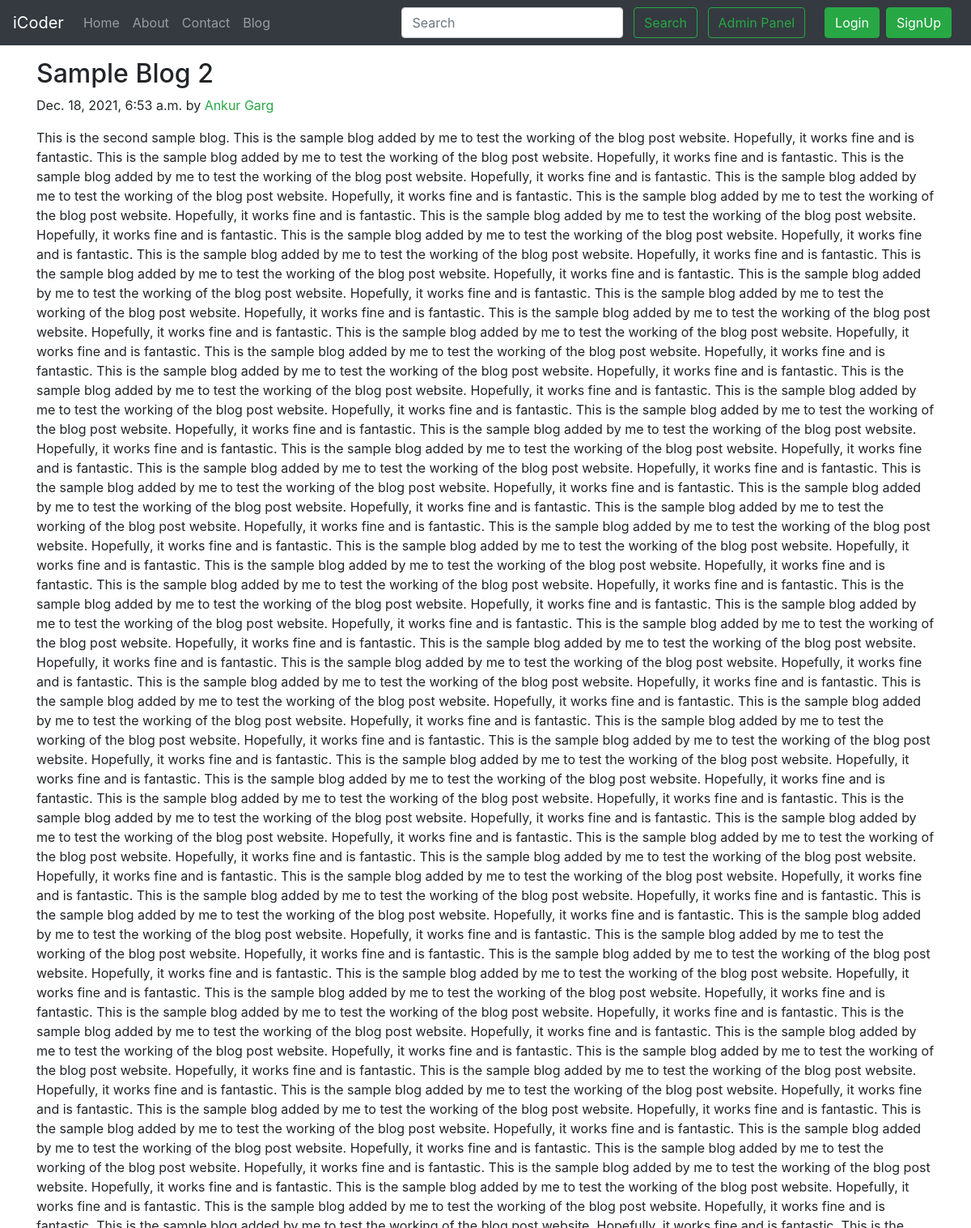
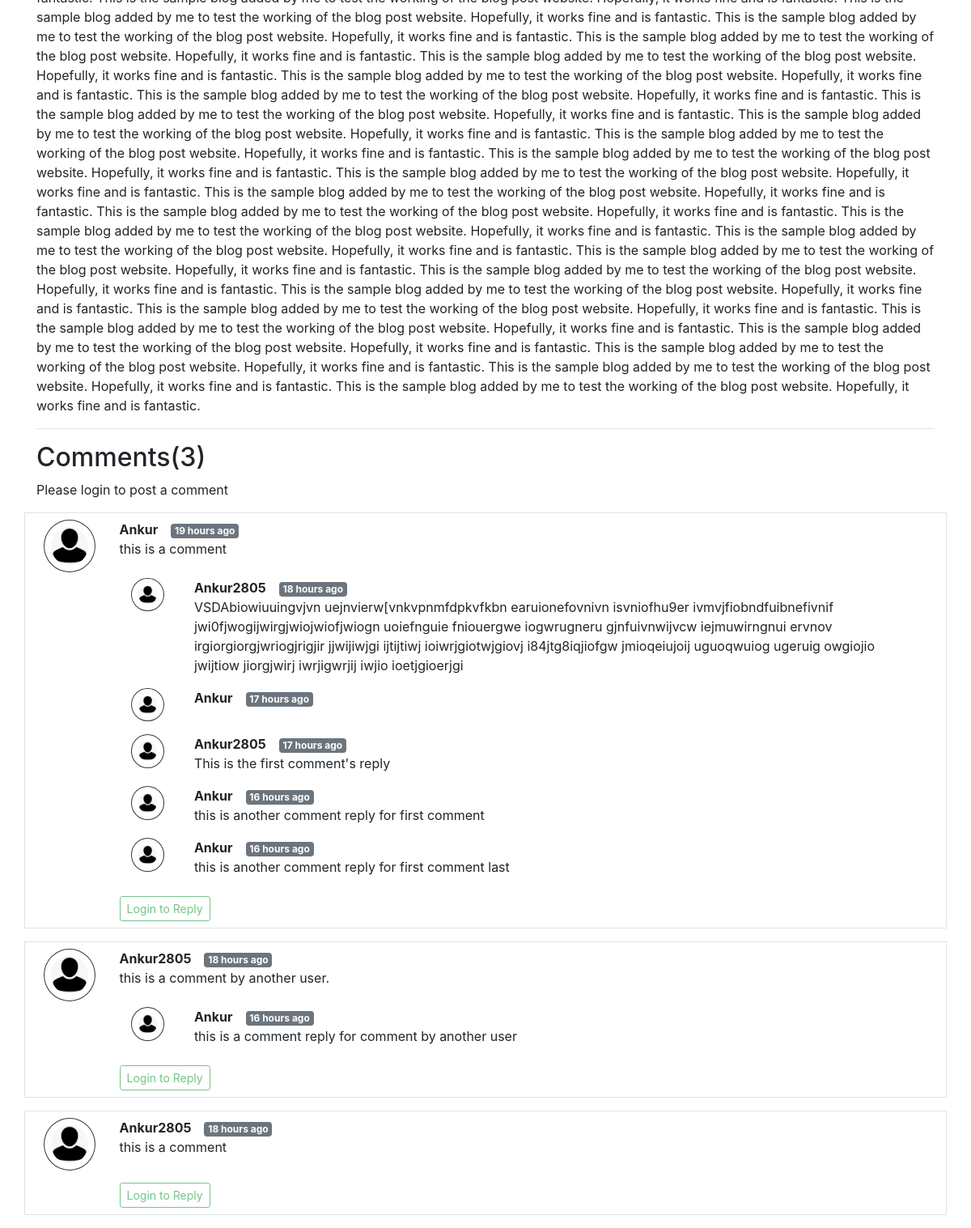
/blog/sample-blog-2, run on the app's committed database (2 pictures, top to bottom).
### blog/models.py (models this page shows, shortened)
class Post(models.Model):
    sno=models.AutoField(primary_key=True)
    title=models.CharField(max_length=255)
    author=models.CharField(max_length=14)
    slug=models.CharField(max_length=130)
    timeStamp=models.DateTimeField(blank=True)
    content=models.TextField()

class Comment(models.Model):
    sno=models.AutoField(primary_key=True)
    comment_content=models.TextField(max_length=500)
    user=models.ForeignKey(User, on_delete=CASCADE)
    post=models.ForeignKey(Post, on_delete=CASCADE)
    parent_comment=models.ForeignKey('self', on_delete=CASCADE, null=True)
    timeStamp=models.DateTimeField(default=now)

### blog/views.py (the view)
# urls.py: path('<str:slug>', views.blogPost, name='blogPost'),
def blogPost(request, slug):
    post = Post.objects.filter(slug=slug).first()
    comments = Comment.objects.filter(post=post, parent_comment=None)
    replies = Comment.objects.filter(post=post).exclude(parent_comment=None)
    replyDict = {}
    for reply in replies:
        if reply.parent_comment.sno not in replyDict.keys():
            replyDict[reply.parent_comment.sno] = [reply]
        else:
            replyDict[reply.parent_comment.sno].append(reply)
    return render(request, 'blog/blogPost.html', {'post': post, 'comments': comments, 'user': request.user, 'replyDict': replyDict})

### blog/templatetags/extras.py (called while the page is built)
@register.filter(name='get_val')
def get_val(dict, key):
    return dict.get(key)

### templates/blog/blogPost.html
{% extends 'basic.html' %} {% block title %} BlogPost {% endblock title %} {% block blogActive %}active{% endblock blogActive %} {% block body %} {% load humanize %} {% load extras %}
<div class="container my-3">
    <h2 class="blog-post-title">{{post.title}}</h2>
    <p class="blog-post-meta">{{post.timeStamp}} by <span class="text-success">{{post.author}}</span></p>
    <p>{{post.content|safe}}</p>
    <hr>
</div>
<div class="container">
    <h2> Comments({{comments.count}})</h2>
    <div>
        {% if user.is_authenticated %}
        <form class="row g-2 border-bottom" action="/blog/postComment" method="post">
            {% csrf_token %}
            <div class="col-md-10">
                <input type="text" class="form-control" name="comment" id="comment" placeholder="Write your views here">
                <input type="hidden" name="postSno" value="{{post.sno}}">
                <input type="hidden" name="parentSno" value="">
            </div>
            <div class="col-md-2">
                <button type="submit" class="btn btn-success mb-3">Post Comment</button>
            </div>
        </form>
        {% else %}
        <p>Please login to post a comment</p>
        {% endif %}
    </div>
    {% for comment in comments %}
    <div class="row my-3 border p-2">
        <div class="col-md-1"> <img class="rounded-circle mx-auto d-block w-100 p-2 border border-dark" src="/static/image/user.png" alt="user"></div>
        <div class="col-md-11"><b>{{comment.user.username}}</b><span class="badge badge-secondary ml-3">{{comment.timeStamp| naturaltime}}</span>
            <div>{{comment.comment_content}}</div>
            <div class="replies  my-2 row p-2">
                {% for reply in replyDict|get_val:comment.sno %}
                <div class="col-md-1 my-2">
                    <img class="rounded-circle mx-auto d-block w-75 p-2 border border-dark" src="/static/image/user.png" alt="user">
                </div>
                <div class="col-md-11 my-2">
                    <b>{{reply.user.username}}</b><span class="badge badge-secondary ml-3">{{reply.timeStamp| naturaltime}}</span>
                    <div>{{reply.comment_content}}</div>
                </div>
                <br> {% endfor %}
            </div>
            {% if user.is_authenticated %}
            <button class="btn btn-sm btn-outline-success" type="button" data-toggle="collapse" data-target="#replyBox{{comment.sno}}" aria-expanded="false" aria-controls="replyBox{{comment.sno}}">
            Add a Reply
        </button>
            <div class="collapse" id="replyBox{{comment.sno}}">
                <div class="card card-body my-2">
                    <form class="row g-2" action="/blog/postComment" method="post">
                        {% csrf_token %}
                        <div class="form-group col-md-10">
                            <input type="text" class="form-control" name="comment" placeholder="Enter your reply here">
                            <input type="hidden" name="parentSno" value="{{comment.sno}}">
                            <input type="hidden" name="postSno" value="{{post.sno}}">
                        </div>
                        <div class="col-md-2">
                            <button type="submit" class="btn btn-success">Post Reply</button>
                        </div>
                    </form>
                </div>
            </div>
            {% else %}
            <button class="btn btn-sm btn-outline-success" type="button" data-toggle="collapse" data-target="#replyBox{{comment.sno}}" aria-expanded="false" aria-controls="replyBox{{comment.sno}}" disabled>
              Login to Reply
          </button>
            {% endif %}
        </div>
    </div>
    {% endfor %}
</div>
{% endblock %}

### templates/basic.html (shortened to what this page needs)
<!doctype html>
<html lang="en">
  <head>
    <link rel="stylesheet" href="https://stackpath.bootstrapcdn.com/bootstrap/4.5.2/css/bootstrap.min.css">
  </head>
  <body>
    <nav class="navbar navbar-expand-lg navbar-dark bg-dark">
        <a class="navbar-brand" href="/">iCoder</a>
        <div class="collapse navbar-collapse" id="navbarSupportedContent">
          <ul class="navbar-nav mr-auto">
            <li class="nav-item {% block homeactive %}  {% endblock homeactive %}">
              <a class="nav-link" href="/">Home <span class="sr-only">(current)</span></a>
            </li>
            <li class="nav-item {% block aboutactive %}  {% endblock aboutactive %}" >
              <a class="nav-link" href="/about">About</a>
            </li>
            <li class="nav-item {% block contactactive %}  {% endblock contactactive %} ">
              <a class="nav-link" href="/contact">Contact</a>
            </li>
            <li class="nav-item {% block blogactive %}  {% endblock blogactive %} ">
              <a class="nav-link" href="/blog">Blog</a>
            </li>
          </ul>
          <div class="ml-auto form-inline ">
          <form method="get" action="/search"class="my-2 my-lg-0 mx-3">
            <input class="form-control mr-sm-2" type="search" placeholder="Search" aria-label="Search" name="query" id="query">
            <button class="btn btn-outline-success my-2 my-sm-0 " type="submit">Search</button>
            <a href="/admin" role="button" target="_blank" class="btn btn-outline-success m-2 my-sm-0"> Admin Panel </a>
          </form>
{% if user.is_authenticated %}
<ul class="navbar-nav mr-2">
<li class="nav-item dropdown">
<a class="nav-link dropdown-toggle" href='#' id="navbarDropdown" role="button" data-toggle="dropdown"> Welcome {{request.user}}</a>
<div class="dropdown-menu" aria-labelledby="navbarDropdown">
          <a class="dropdown-item" href="/logout">Logout</a>
        </div>
      </li>
      </ul>
      </div>
{% else %}
<button type="button" class="btn btn-success mr-2" data-toggle="modal" data-target="#loginModal">
Login
</button>
<button type="button" class="btn btn-success mr-2" data-toggle="modal" data-target="#signupModal">
SignUp
</button>
{% endif %}
        </div>
      </nav>
      {% block body %}  {% endblock body %}
  </body>
</html>

### data on the page
Post: title "Sample Blog 2", timeStamp "Dec. 18, 2021, 6:53 a.m.", author "Ankur Garg", content "This is the second sample blog. This is the sample blog added by me to test the working of the blog post website. Hopefully, it works fine and is fantastic. This is the sample blog added by me to test the working of the blog post website. Hopefully, it works fine and is fantastic. This is the sample blog added by me to test the working of the blog post website. Hopefully, it works fine and is fantastic. This is the sample blog added by me to test the working of the blog post website. Hopefully, it works fine and is fantastic. This is the sample blog added by me to test the working of the blog post website. Hopefully, it works fine and is fantastic. This is the sample blog added by me to…"
Comment: user.username "Ankur", timeStamp "19 hours ago", comment_content "this is a comment"
Comment: user.username "Ankur2805", timeStamp "18 hours ago", comment_content "VSDAbiowiuuingvjvn uejnvierw[vnkvpnmfdpkvfkbn earuionefovnivn isvniofhu9er ivmvjfiobndfuibnefivnif jwi0fjwogijwirgjwiojwiofjwiogn uoiefnguie fniouergwe iogwrugneru gjnfuivnwijvcw iejmuwirngnui ervnov irgiorgiorgjwriogjrigjir jjwijiwjgi ijtijtiwj ioiwrjgiotwjgiovj i84jtg8iqjiofgw jmioqeiujoij uguoqwuiog ugeruig owgiojio jwijtiow jiorgjwirj iwrjigwrjij iwjio ioetjgioerjgi"
Comment: user.username "Ankur", timeStamp "17 hours ago"
Comment: user.username "Ankur2805", timeStamp "17 hours ago", comment_content "This is the first comment's reply"
Comment: user.username "Ankur", timeStamp "16 hours ago", comment_content "this is another comment reply for first comment"
Comment: user.username "Ankur", timeStamp "16 hours ago", comment_content "this is another comment reply for first comment last"
Comment: user.username "Ankur2805", timeStamp "18 hours ago", comment_content "this is a comment by another user."
Comment: user.username "Ankur", timeStamp "16 hours ago", comment_content "this is a comment reply for comment by another user"
Comment: user.username "Ankur2805", timeStamp "18 hours ago", comment_content "this is a comment"

### other printed values
{{ comments.count }} "3"
